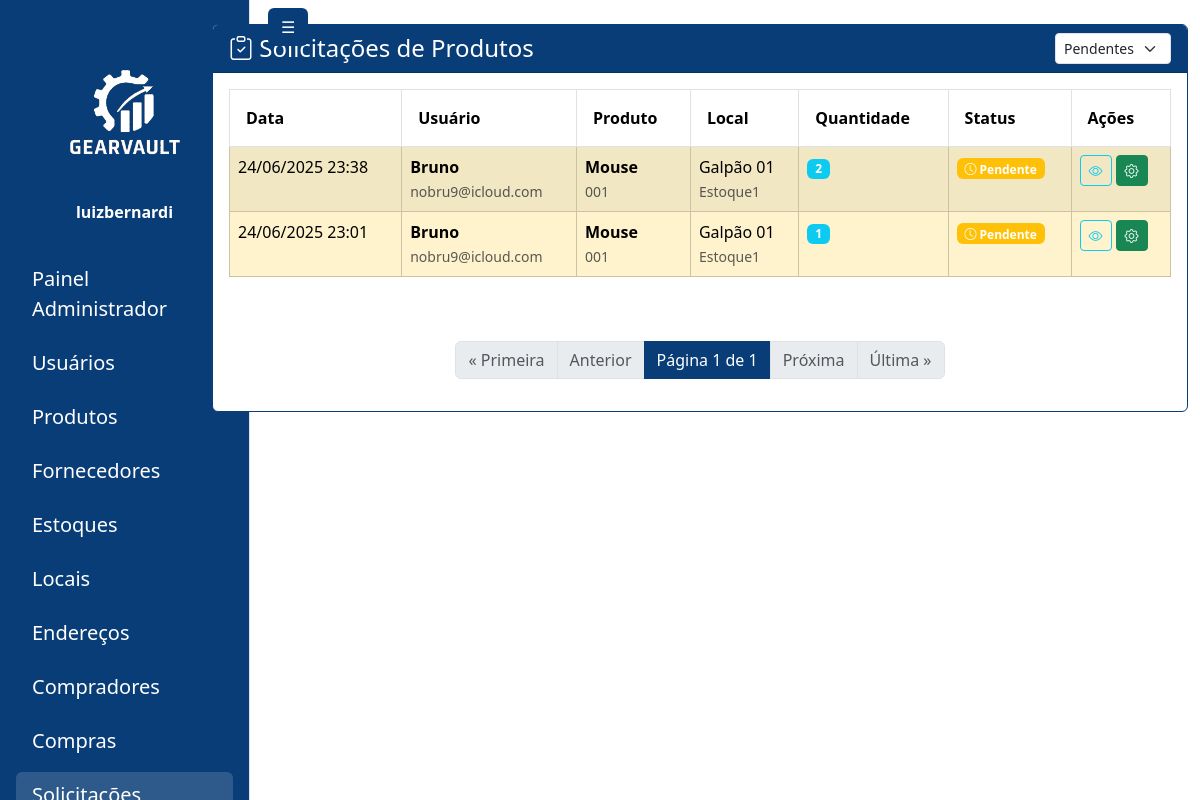
The app's page /administrador/solicitacoes/ (signed in) with its own data.
### gearvault/models.py (models this page shows, shortened)
class SolicitacaoProduto(models.Model):
    STATUS_CHOICES = [
        ('PENDENTE', 'Pendente'),
        ('APROVADA', 'Aprovada'),
        ('REJEITADA', 'Rejeitada'),
    ]
    usuario = models.ForeignKey(
        get_user_model(), on_delete=models.CASCADE, related_name='solicitacoes')
    produto = models.ForeignKey(Produto, on_delete=models.CASCADE)
    local = models.ForeignKey(LocalArmazenamento, on_delete=models.CASCADE)
    quantidade = models.PositiveIntegerField()
    justificativa = models.TextField(
        help_text="Justificativa para a solicitação")
    status = models.CharField(
        max_length=10, choices=STATUS_CHOICES, default='PENDENTE')
    data_solicitacao = models.DateTimeField(auto_now_add=True)
    data_resposta = models.DateTimeField(null=True, blank=True)
    resposta_admin = models.TextField(
        blank=True, null=True, help_text="Resposta do administrador")
    admin_responsavel = models.ForeignKey(
        get_user_model(),
        on_delete=models.SET_NULL,
        null=True,
        blank=True,
        related_name='solicitacoes_processadas'
    )
    class Meta:
        ordering = ['-data_solicitacao']
        verbose_name = 'Solicitação de Produto'
        verbose_name_plural = 'Solicitações de Produtos'

class Produto(models.Model):
    nome = models.CharField(max_length=255)
    codigo = models.CharField(max_length=100, unique=True)
    categoria = models.CharField(max_length=100, blank=True, null=True)
    descricao = models.TextField(blank=True, null=True)
    fornecedor = models.ForeignKey(
        Fornecedor, on_delete=models.SET_NULL, null=True, blank=True)
    imagem = models.ImageField(upload_to='produtos/', blank=True, null=True)

class LocalArmazenamento(models.Model):
    estoque = models.ForeignKey(Estoque, on_delete=models.CASCADE, related_name='locais')
    nome = models.CharField(max_length=255)
    descricao = models.TextField(blank=True, null=True)

class Estoque(models.Model):
    nome = models.CharField(max_length=255)
    descricao = models.TextField(blank=True, null=True)

### gearvault/views.py (the view)
# urls.py: path('solicitacoes/', views.admin_solicitacoes, name='admin_solicitacoes'),
@login_required
def admin_solicitacoes(request):
    if request.user.profile.role != 'ADMIN':
        return redirect('login')
    from .models import SolicitacaoProduto
    status_filter = request.GET.get('status', 'PENDENTE')
    solicitacoes_list = SolicitacaoProduto.objects.select_related(
        'usuario', 'produto', 'local', 'local__estoque'
    ).order_by('-data_solicitacao')
    if status_filter and status_filter != 'TODAS':
        solicitacoes_list = solicitacoes_list.filter(status=status_filter)
    paginator = Paginator(solicitacoes_list, 15)
    page_number = request.GET.get('page')
    solicitacoes = paginator.get_page(page_number)
    contexto = {
        'sidebar_links': get_sidebar_links(request.user),
        'solicitacoes': solicitacoes,
        'status_filter': status_filter,
    }
    return render(request, 'pages/admin/solicitacoes_list.html', contexto)

### gearvault/views.py (called while the page is built, shortened)
def get_sidebar_links(user):
    role = getattr(user.profile, 'role', None)
    if role == 'ADMIN':
        return [
            {'url': '/administrador/painel/', 'label': 'Painel Administrador'},
            {'url': '/administrador/usuarios/', 'label': 'Usuários'},
            {'url': '/administrador/produtos/', 'label': 'Produtos'},
            {'url': '/administrador/fornecedores/', 'label': 'Fornecedores'},
            {'url': '/administrador/estoques/', 'label': 'Estoques'},
            {'url': '/administrador/locais/', 'label': 'Locais'},
            {'url': '/administrador/enderecos/', 'label': 'Endereços'},
            {'url': '/administrador/compradores/', 'label': 'Compradores'},
            {'url': '/administrador/compras/', 'label': 'Compras'},
            {'url': '/administrador/solicitacoes/',
                'label': 'Solicitações'},
        ]
    return []

### gearvault/templates/pages/admin/solicitacoes_list.html (shortened to what this page needs)
{% extends 'base.html' %}
{% load static %}
{% block content %}
<div class="container-fluid" id="main-content-panel">
  <div class="row">
    <div class="col-md-2" id="sidebar-panel">
      {% include 'sidebar.html' %}
    </div>
    <div class="col-md-10" id="painel-content">
      <div class="card mt-4 mb-4" style="border: 1px solid #083D77;">
        <div class="card-header text-white" style="background-color: #083D77;">
          <div class="d-flex justify-content-between align-items-center">
            <h4 class="mb-0"><i class="bi bi-clipboard-check"></i> Solicitações de Produtos</h4>
            <div class="d-flex gap-2">
              <form method="get" class="d-flex align-items-center">
                <select name="status" class="form-select form-select-sm" onchange="this.form.submit()">
                  <option value="PENDENTE" {% if status_filter == 'PENDENTE' %}selected{% endif %}>Pendentes</option>
                </select>
              </form>
            </div>
          </div>
        </div>
        <div class="card-body">
          {% if solicitacoes %}
            <div class="table-responsive">
              <table class="table table-striped table-bordered">
                <thead>
                  <tr>
                    <th class="py-3 px-3">Data</th>
                    <th class="py-3 px-3">Usuário</th>
                    <th class="py-3 px-3">Produto</th>
                    <th class="py-3 px-3">Local</th>
                    <th class="py-3 px-3">Quantidade</th>
                    <th class="py-3 px-3">Status</th>
                    <th class="py-3 px-3">Ações</th>
                  </tr>
                </thead>
                <tbody>
                  {% for solicitacao in solicitacoes %}
                    <tr {% if solicitacao.status == 'PENDENTE' %}class="table-warning"{% endif %}>
                      <td class="py-2">{{ solicitacao.data_solicitacao|date:"d/m/Y H:i" }}</td>
                      <td class="py-2">
                        <strong>{{ solicitacao.usuario.get_full_name|default:solicitacao.usuario.username }}</strong><br>
                        <small class="text-muted">{{ solicitacao.usuario.email }}</small>
                      </td>
                      <td class="py-2">
                        <strong>{{ solicitacao.produto.nome }}</strong><br>
                        <small class="text-muted">{{ solicitacao.produto.codigo }}</small>
                      </td>
                      <td class="py-2">
                        {{ solicitacao.local.nome }}<br>
                        <small class="text-muted">{{ solicitacao.local.estoque.nome }}</small>
                      </td>
                      <td class="py-2">
                        <span class="badge bg-info">{{ solicitacao.quantidade }}</span>
                      </td>
                      <td class="py-2">
                        {% if solicitacao.status == 'PENDENTE' %}
                          <span class="badge bg-warning">
                            <i class="bi bi-clock"></i> Pendente
                          </span>
                        {% elif solicitacao.status == 'APROVADA' %}
                          <span class="badge bg-success">
                            <i class="bi bi-check-circle"></i> Aprovada
                          </span>
                        {% elif solicitacao.status == 'REJEITADA' %}
                          <span class="badge bg-danger">
                            <i class="bi bi-x-circle"></i> Rejeitada
                          </span>
                        {% endif %}
                      </td>
                      <td class="py-2">
                        <div class="d-flex gap-1">
                          <button class="btn btn-sm btn-outline-info"
                                  data-bs-toggle="modal"
                                  data-bs-target="#detalhesSolicitacaoModal"
                                  data-solicitacao-id="{{ solicitacao.id }}"
                                  data-usuario="{{ solicitacao.usuario.get_full_name|default:solicitacao.usuario.username }}"
                                  data-email="{{ solicitacao.usuario.email }}"
                                  data-produto="{{ solicitacao.produto.nome }}"
                                  data-codigo="{{ solicitacao.produto.codigo }}"
                                  data-local="{{ solicitacao.local.nome }}"
                                  data-estoque="{{ solicitacao.local.estoque.nome }}"
                                  data-quantidade="{{ solicitacao.quantidade }}"
                                  data-justificativa="{{ solicitacao.justificativa }}"
                                  data-status="{{ solicitacao.get_status_display }}"
                                  data-data-solicitacao="{{ solicitacao.data_solicitacao|date:'d/m/Y H:i' }}"
                                  title="Ver Detalhes">
                            <i class="bi bi-eye"></i>
                          </button>
                          {% if solicitacao.status == 'PENDENTE' %}
                            <a href="{% url 'admin_processar_solicitacao' solicitacao.id %}"
                               class="btn btn-sm btn-success"
                               title="Processar Solicitação">
                              <i class="bi bi-gear"></i>
                            </a>
                          {% endif %}
                        </div>
                      </td>
                    </tr>
                  {% endfor %}
                </tbody>
              </table>
            </div>
            <div class="d-flex justify-content-center align-items-center mb-3 mt-5">
              <nav aria-label="Navegação de página" class="d-flex justify-content-center mb-0">
                <ul class="pagination mb-0">
                  {% if solicitacoes.number > 1 %}
                    <li class="page-item"><a class="page-link" href="?page=1&status={{ status_filter }}">« Primeira</a></li>
                  {% else %}
                    <li class="page-item disabled"><span class="page-link">« Primeira</span></li>
                  {% endif %}
                  {% if solicitacoes.has_previous %}
                    <li class="page-item"><a class="page-link" href="?page={{ solicitacoes.previous_page_number }}&status={{ status_filter }}">Anterior</a></li>
                  {% else %}
                    <li class="page-item disabled"><span class="page-link">Anterior</span></li>
                  {% endif %}
                  <li class="page-item disabled">
                    <span class="page-link text-white" style="background-color: #083D77; border-color: #083D77;">
                      Página {{ solicitacoes.number }} de {{ solicitacoes.paginator.num_pages }}
                    </span>
                  </li>
                  {% if solicitacoes.has_next %}
                    <li class="page-item"><a class="page-link" href="?page={{ solicitacoes.next_page_number }}&status={{ status_filter }}">Próxima</a></li>
                  {% else %}
                    <li class="page-item disabled"><span class="page-link">Próxima</span></li>
                  {% endif %}
                  {% if solicitacoes.number < solicitacoes.paginator.num_pages %}
                    <li class="page-item"><a class="page-link" href="?page={{ solicitacoes.paginator.num_pages }}&status={{ status_filter }}">Última »</a></li>
                  {% else %}
                    <li class="page-item disabled"><span class="page-link">Última »</span></li>
                  {% endif %}
                </ul>
              </nav>
            </div>
          {% else %}
            <div class="text-center py-5">
              <i class="bi bi-inbox display-1 text-muted"></i>
              <p class="text-muted mt-3">Nenhuma solicitação encontrada para o filtro selecionado.</p>
            </div>
          {% endif %}
        </div>
      </div>
    </div>
  </div>
</div>
{% endblock %}

### templates/sidebar.html (shortened to what this page needs)
{% load static %}
<div id="sidebar" class="position-fixed top-0 start-0 vh-100 text-white d-flex flex-column pt-5 border-end" style="background-color: #083D77; width: 250px; transition: transform 0.3s ease;">
  <div class="text-center mb-4 pt-3">
    <img src="{% static 'assets/LogoGearvaultBranco.png' %}" alt="Logo GearVault" style="width: 120px;" class="mb-3" />
    <strong class="d-block">{{ user.username }}</strong>
  </div>
  <nav class="flex-grow-1">
    <ul class="nav flex-column px-3">
      {% if sidebar_links %}
        {% for link in sidebar_links %}
          <li class="nav-item mt-2">
            <a href="{{ link.url }}" class="nav-link text-white fs-5 rounded px-3 py-2 link-hover{% if request.path == link.url %} active-link{% endif %}">{{ link.label }}</a>
          </li>
        {% endfor %}
      {% else %}
        <li class="nav-item text-white px-3">Nenhum link disponível</li>
      {% endif %}
    </ul>
  </nav>
</div>
<button id="toggleSidebarBtn" type="button" class="btn position-fixed top-0" style="background-color: #083D77;
  color: white; left: 260px; z-index: 1050; transition: left 0.3s ease; margin: 0.5rem;">☰</button>

### templates/sidebar.html (style rules this page uses)
.link-hover { transition: color 0.3s ease, background-color 0.3s ease; }
.link-hover:hover, .active-link { background-color: rgba(255, 255, 255, 0.15); text-decoration: none; }

### gearvault/templates/pages/admin/solicitacoes_list.html (style rules this page uses)
#painel-content { transition: width 0.3s cubic-bezier(0.4,0,0.2,1), margin-left 0.3s cubic-bezier(0.4,0,0.2,1); }
#sidebar-panel { transition: width 0.3s cubic-bezier(0.4,0,0.2,1), display 0.3s cubic-bezier(0.4,0,0.2,1); }

### records on screen
SolicitacaoProduto: data_solicitacao "24/06/2025 23:38", usuario.get_full_name "Bruno", usuario.email "nobru9@icloud.com", produto.nome "Mouse", produto.codigo "001", local.nome "Galpão 01", local.estoque.nome "Estoque1", quantidade "2", status "PENDENTE" (drawn)
SolicitacaoProduto: data_solicitacao "24/06/2025 23:01", usuario.get_full_name "Bruno", usuario.email "nobru9@icloud.com", produto.nome "Mouse", produto.codigo "001", local.nome "Galpão 01", local.estoque.nome "Estoque1", quantidade "1", status "PENDENTE" (drawn)

### other values on screen
{{ user.username }} "luizbernardi"
{{ link.label }} "Painel Administrador" "Usuários" "Produtos" "Fornecedores" "Estoques" "Locais" "Endereços" "Compradores" "Compras"
{{ solicitacoes.number }} "1"
{{ solicitacoes.paginator.num_pages }} "1"
